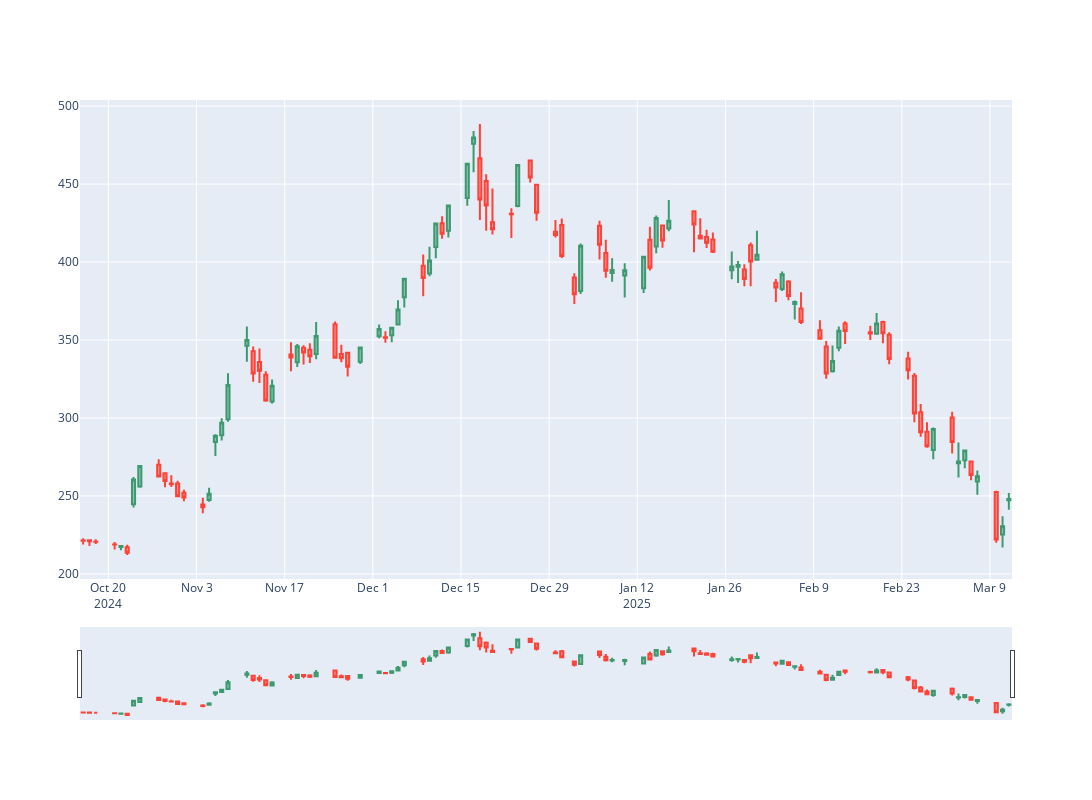

This figure's notebook cell:
### Code cell
fig2 = client.candlestick_chart(df2)
fig2.show()
